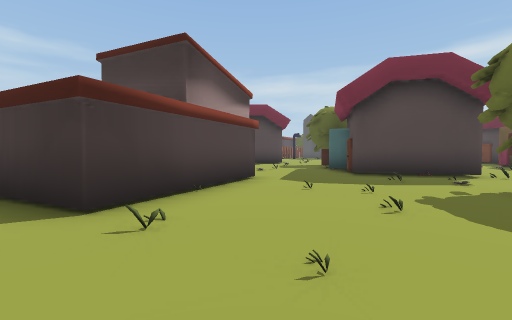
view 1 (above)

24 first-person views from a walk through a 3-D level made in the Unity game engine. The camera is 1.3 m above the floor, tilts 2° down and sees 90° across. The floor is counted in squares, 2 m on a side. Each view is taken from the middle of a square. On the plan, view 1 faces up. The plan holds only what a view shows up to about 9 squares ahead; the rest is blank. The place goes on beyond the plan. The player is left out. Some animated figures are left out. Some surface patterns are stand-ins.

view 2
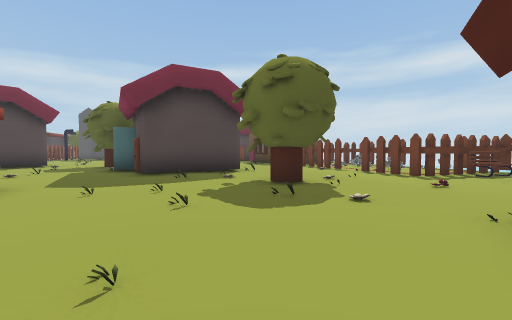

view 3
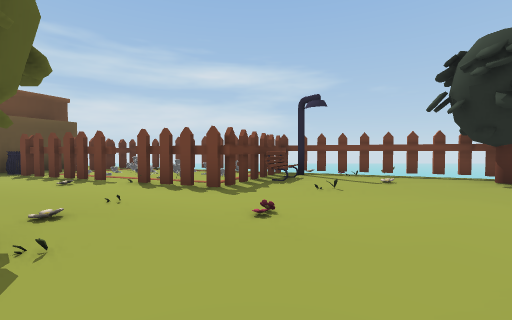

view 4
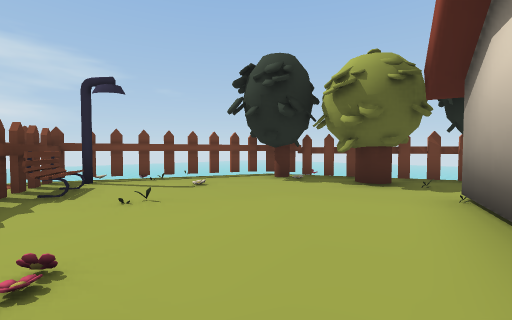

view 5
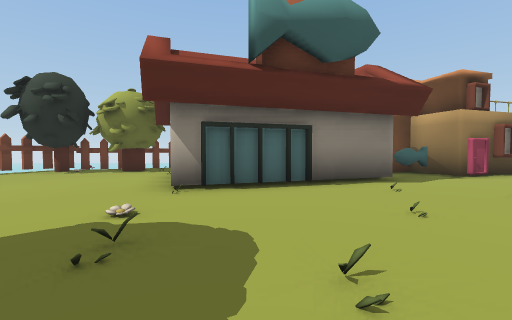

view 6
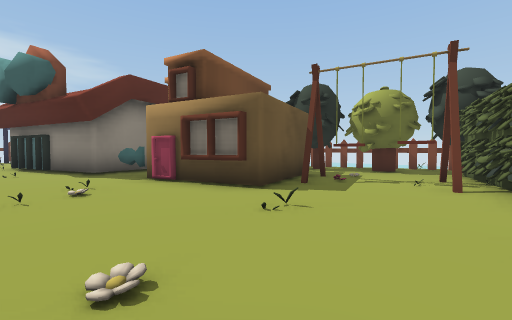

view 7
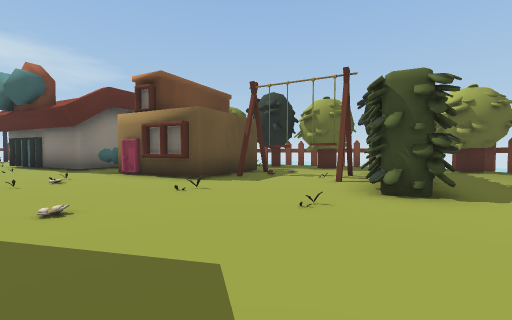

view 8
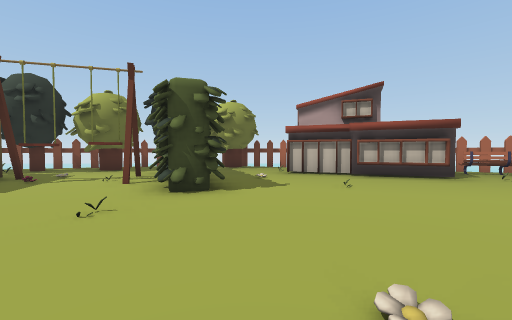

view 9
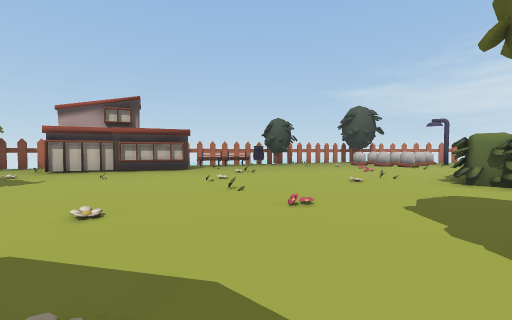

view 10
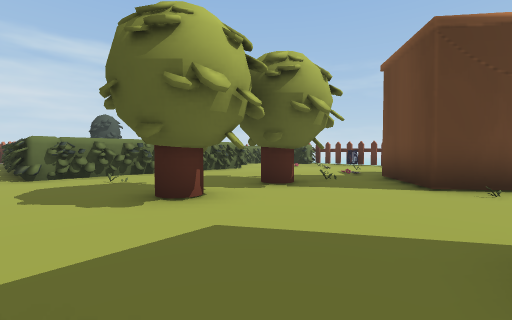

view 11
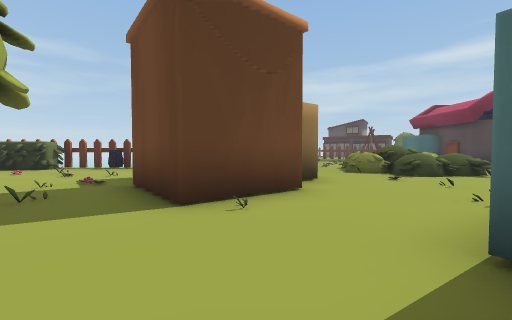

view 12
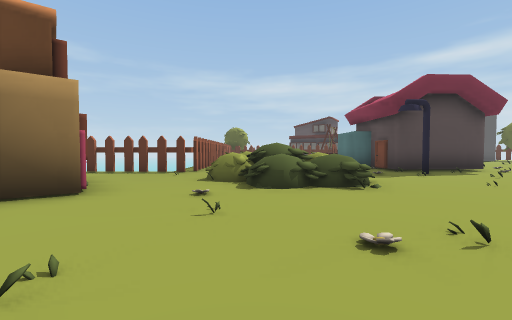

view 13
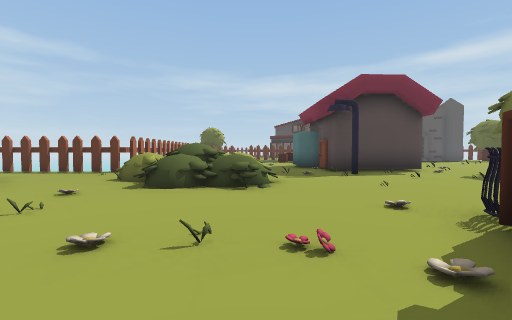

view 14
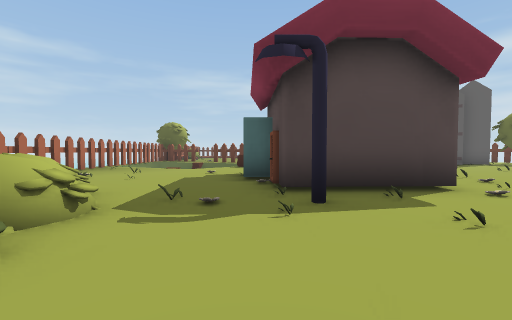

view 15
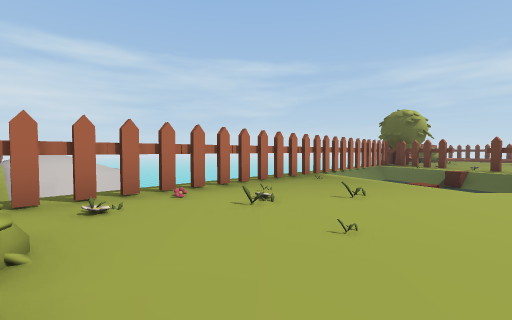

view 16
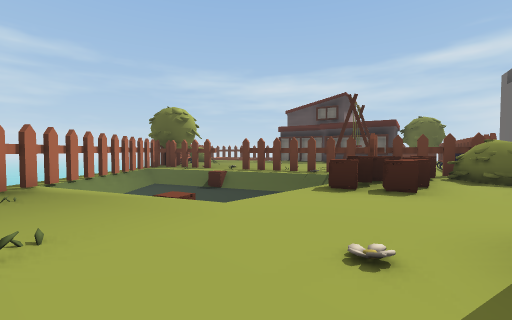

view 17
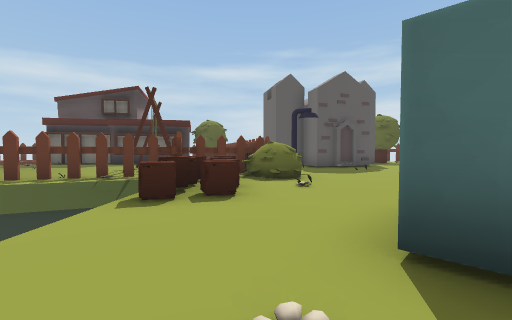

view 18
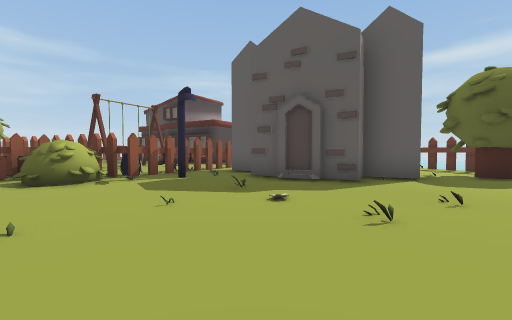

view 19
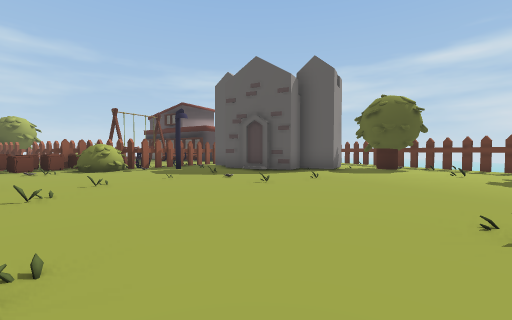

view 20
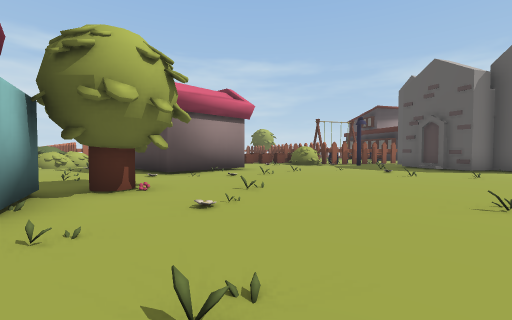

view 21
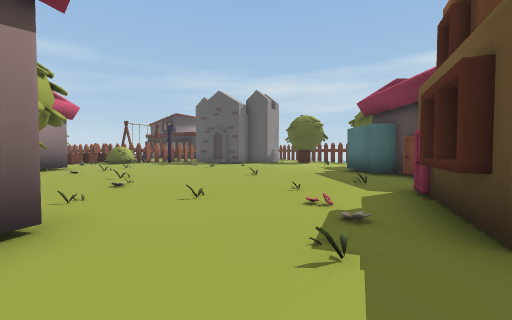

view 22
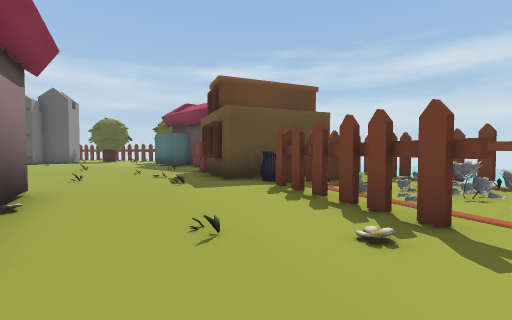

view 23
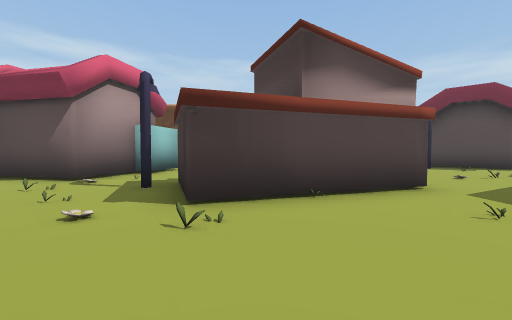

view 24
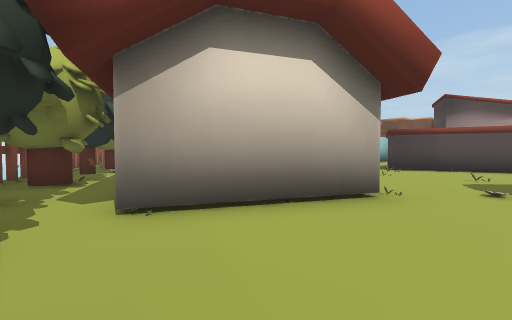

### Floor plan
Key: @ floor where view 1 was taken; # wall or solid block; x gap in a wall; . main floor; : floor 0.75 m higher than the main floor; / step, stairs or slope; = window, fence, low wall or low ledge; v drop or lower ground; T tree; S streetlight; B box; O other object.
Columns run from 18 left of view 1 to 11 right of it. Each row starts with its distance up from view 1.
 24           #v  OO OO OO
 23           #vvv.OOO..OO##    .O
 22           #vvvvvvOOOO####   TT
 21           #  vvvBOBO.S..####TT
 20          v#    BBBBO..........
 19           x.vvv.B.............
 18           x...................
 17          vx...................
 16          vx.....#  #..........
 15          vx//...## #.........#
 14          vx/.....###.........#
 13   x  xxxxx#//....x............
 12 ##..   ....O  O..S...TT.......
 11 .....    ..O OO......TT......#
 10  .....  #...:OO......##.....##
  9   ....  ##./.........#  #...##
  8    ...## .......O....# ##...O#
  7  #.....##.......O....###....OO
  6  #...T.#........ #..........O
  5  #..TT....##. .  #.........O==
  4  #........##..####....TT...O==
  3 ##..TT...  ##.S##.....TT..O===
  2 ##...T... ###.............O##O
  1 #........ #...............OOOO
  0 ..................@........OSO
 -1 ...................###.......v
 -2 ................O### ##.....O
 -3 .............###O##   #.....O
 -4  .......#...######    ..T.TO
 -5   ......##.OO#      T.T.TTOO
 -6  ..#.... #OOO#    ..TTTOO
 -7  O ###...##...  TTTOTO
 -8      ##.. #TT.T
 -9       ... #TTT OO
-10        .TTTO
-11       OOO  O

Positions as (right, up) in squares from view 1, and headings:
1: (0, 0), facing up
2: (0, 0), facing up-right
3: (3, 1), facing right
4: (4, 1), facing down-right
5: (2, 4), facing down
6: (-9, 0), facing down-right
7: (-11, 0), facing down-right
8: (-11, 0), facing down
9: (-11, 2), facing down-left
10: (-10, 1), facing up-left
11: (-10, 3), facing up
12: (-6, 5), facing up
13: (-4, 5), facing up
14: (-2, 9), facing up
15: (-4, 13), facing up-left
16: (-4, 15), facing up
17: (-4, 16), facing up-right
18: (5, 15), facing up
19: (6, 12), facing up
20: (8, 10), facing up-left
21: (8, 7), facing up
22: (6, 4), facing up-right
23: (1, 1), facing up-left
24: (7, -2), facing left
